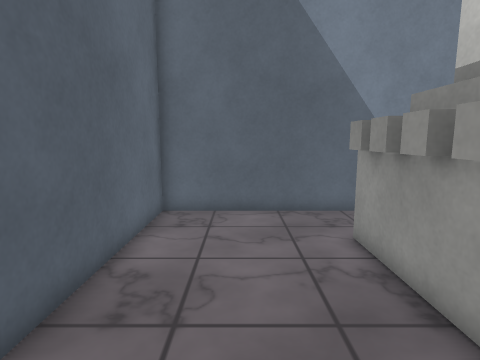
View 1 (above)

12 first-person views from a walk through a Unity game level. The camera is 1.4 m above the floor, tilts 8° down and sees 80° across. The floor is counted in squares, 0.5 m on a side. Each view is taken from the middle of a square. On the plan, view 1 faces up. The plan holds only what a view shows up to about 20 squares ahead; the rest is blank. The place goes on beyond the plan. The player is left out. Surface patterns are stand-ins for the level's own textures.

View 2
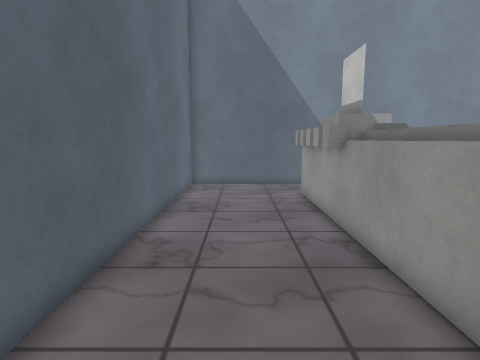

View 3
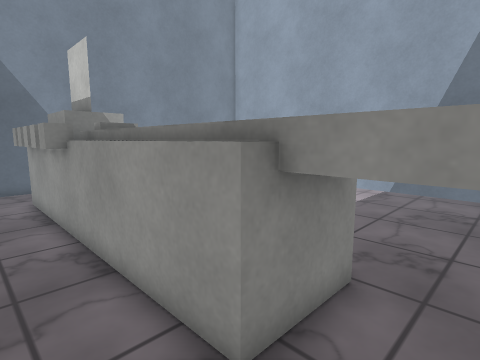

View 4
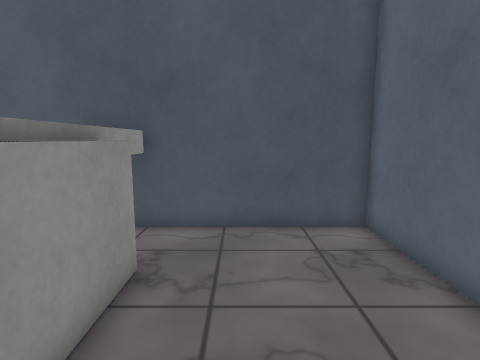

View 5
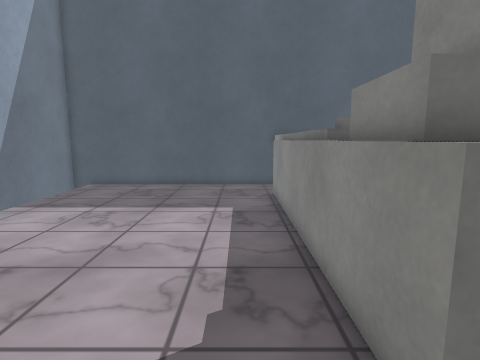

View 6
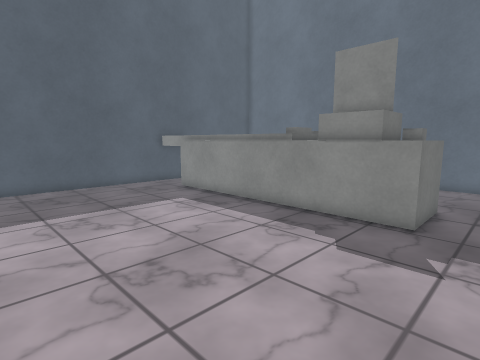

View 7
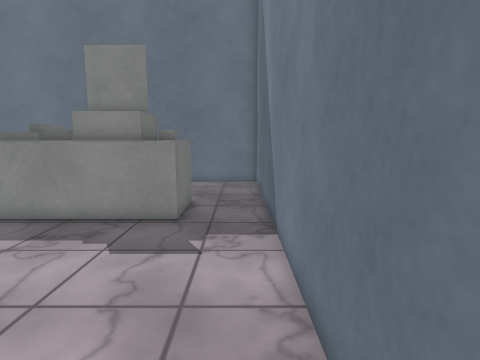

View 8
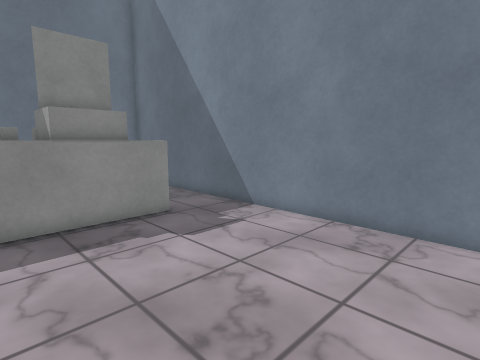

View 9
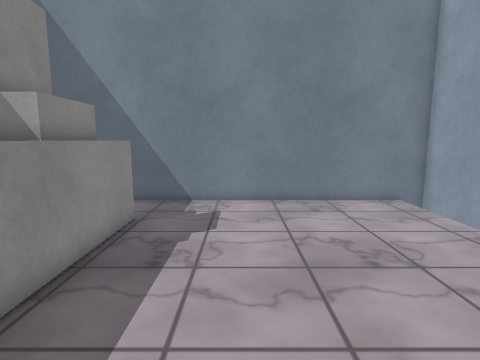

View 10
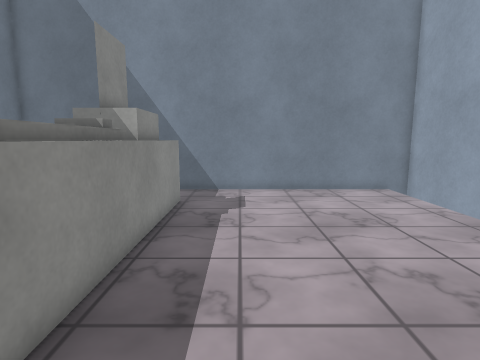

View 11
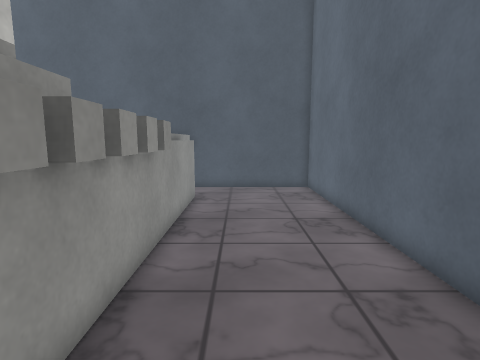

View 12
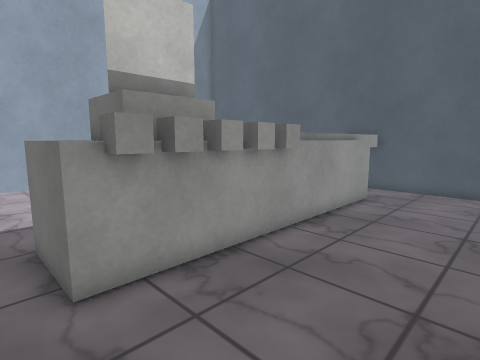

### Floor plan
Points are (right, up) in squares from view 1. A wall is a line through its corners. A room is listed if a view was taken in it or the views show most of it. See-through windows are left out.
Room 1 (views 1, 2, 3, 4, 11, 12)
walls: (3.2, 3.4) (3.2, 4.6); (4.3, 2.4) (4.3, 3); (6.3, -4.8) (3.2, -4.8) (3.2, 1.6); (3.9, -7.6) (3.9, 3); (2.6, 11.1) (-3.1, 11.1) (-3.1, -8) (5.1, -8)
ways out: opening at (3.3, 9) to room 2
objects: other object (3, 2); other object (3, 3); other object (3, 5); other object (3, 6); other object (3, 7); other object (4, 5) to (5, 7)
Room 2 (views 5, 6, 7, 8, 9, 10)
walls: (5.9, 3) (5.9, -7.5); (5.5, 3) (5.5, 2.4); (3.1, 7.8) (6.3, 7.8) (6.3, -4.8); (18.5, 11.1) (2.6, 11.1); (5.1, -8) (18.5, -8)
ways out: opening at (3.3, 9) to room 1

Positions as (right, up) in squares from view 1, and headings:
1: (0, 0), facing up
2: (0, -7), facing up
3: (1, -7), facing up-right
4: (1, 1), facing down
5: (8, 10), facing down
6: (16, 10), facing down-left
7: (16, 10), facing left
8: (16, 2), facing up-left
9: (10, -2), facing up
10: (9, -5), facing up
11: (1, 9), facing down
12: (-2, 9), facing down-right
